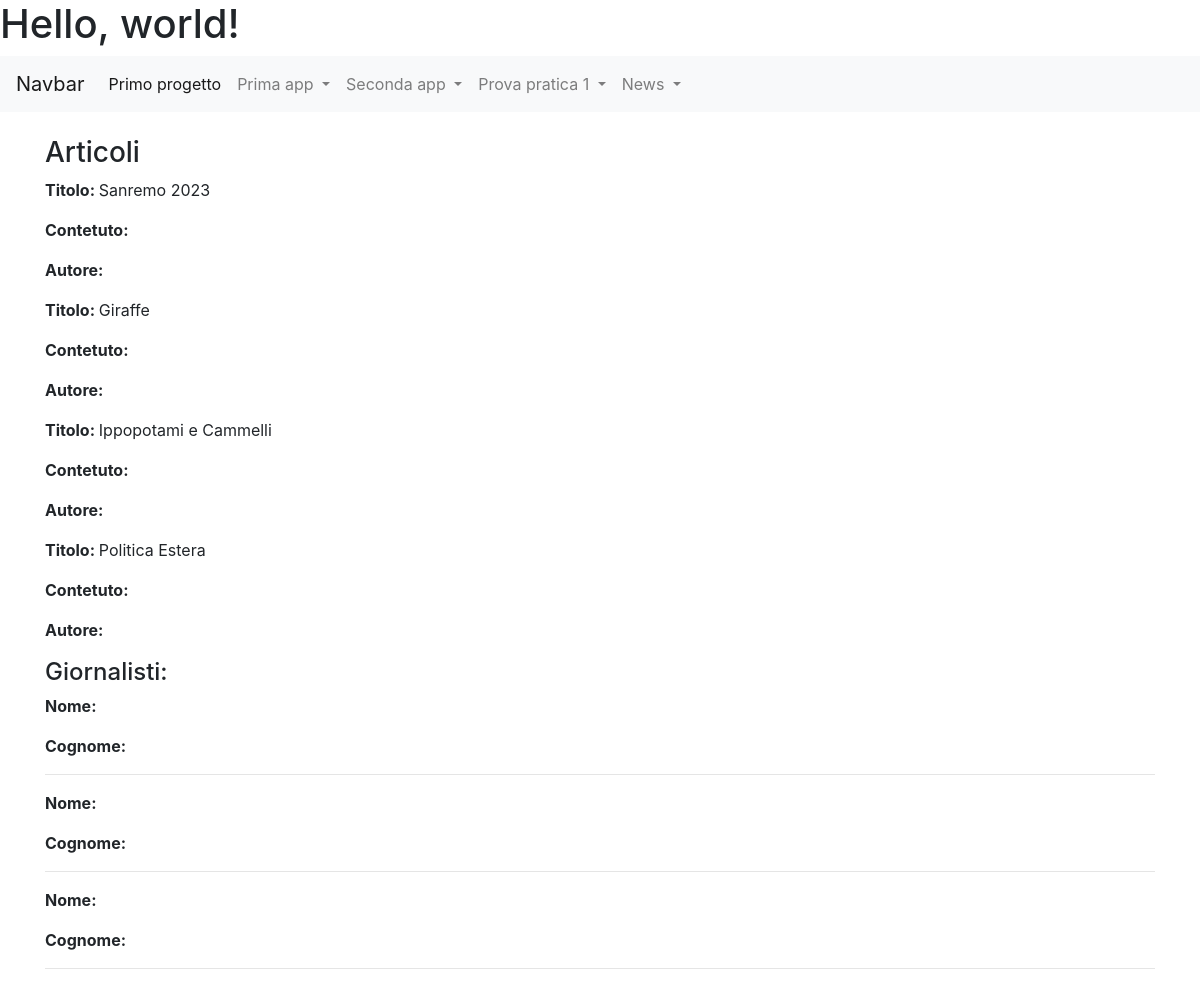
Page /news/ on the committed database.
### news/models.py (models this page shows)
class Articolo(models.Model):
  titolo=models.CharField(max_length=100)
  contenuto=models.TextField()
  giornalista=models.ForeignKey(Giornalista, on_delete=models.CASCADE, related_name="articoli")
  def __str__(self):
    return self.titolo
  class Meta:
    verbose_name="Articolo"
    verbose_name_plural="Articoli"

class Giornalista(models.Model):
  nome=models.CharField(max_length=20)
  cognome=models.CharField(max_length=20)
  def __str__(self):
    return self.nome+" "+self.cognome
  class Meta:
    verbose_name="Giornalista"
    verbose_name_plural="Giornalisti"

### news/views.py (the view)
# urls.py: path('', home, name="homeview"),
def home(request):
    articoli=Articolo.objects.all()
    giornalisti=Giornalista.objects.all()
    context={'articoli':articoli,'giornalisti':giornalisti}
    print(context)
    return render(request,"homepage2.html",context)

### news/templates/homepage2.html (shortened to what this page needs)
{% extends 'base.html' %}
{% block content %}
<h3>Articoli</h3>
    {% for articolo in articoli %}
        <p><strong>Titolo: </strong>{{articolo.titolo}}</p>
        <p><strong>Contetuto: </strong>{{articolo.contetuto}}</p>
        <p><strong>Autore: </strong>{{articolo.autore}}</p>
{% endfor %}
<h4>Giornalisti:</h4>
    {% for articolo in giornalisti %}
        <p><strong>Nome: </strong>{{giornalisti.nome}}</p>
        <p><strong>Cognome: </strong>{{giornalisti.cognome}}</p>
        <hr>
{% endfor %}
{% endblock content %}

### rows in the picture
Articolo: titolo "Sanremo 2023"
Articolo: titolo "Giraffe"
Articolo: titolo "Ippopotami e Cammelli"
Articolo: titolo "Politica Estera"
